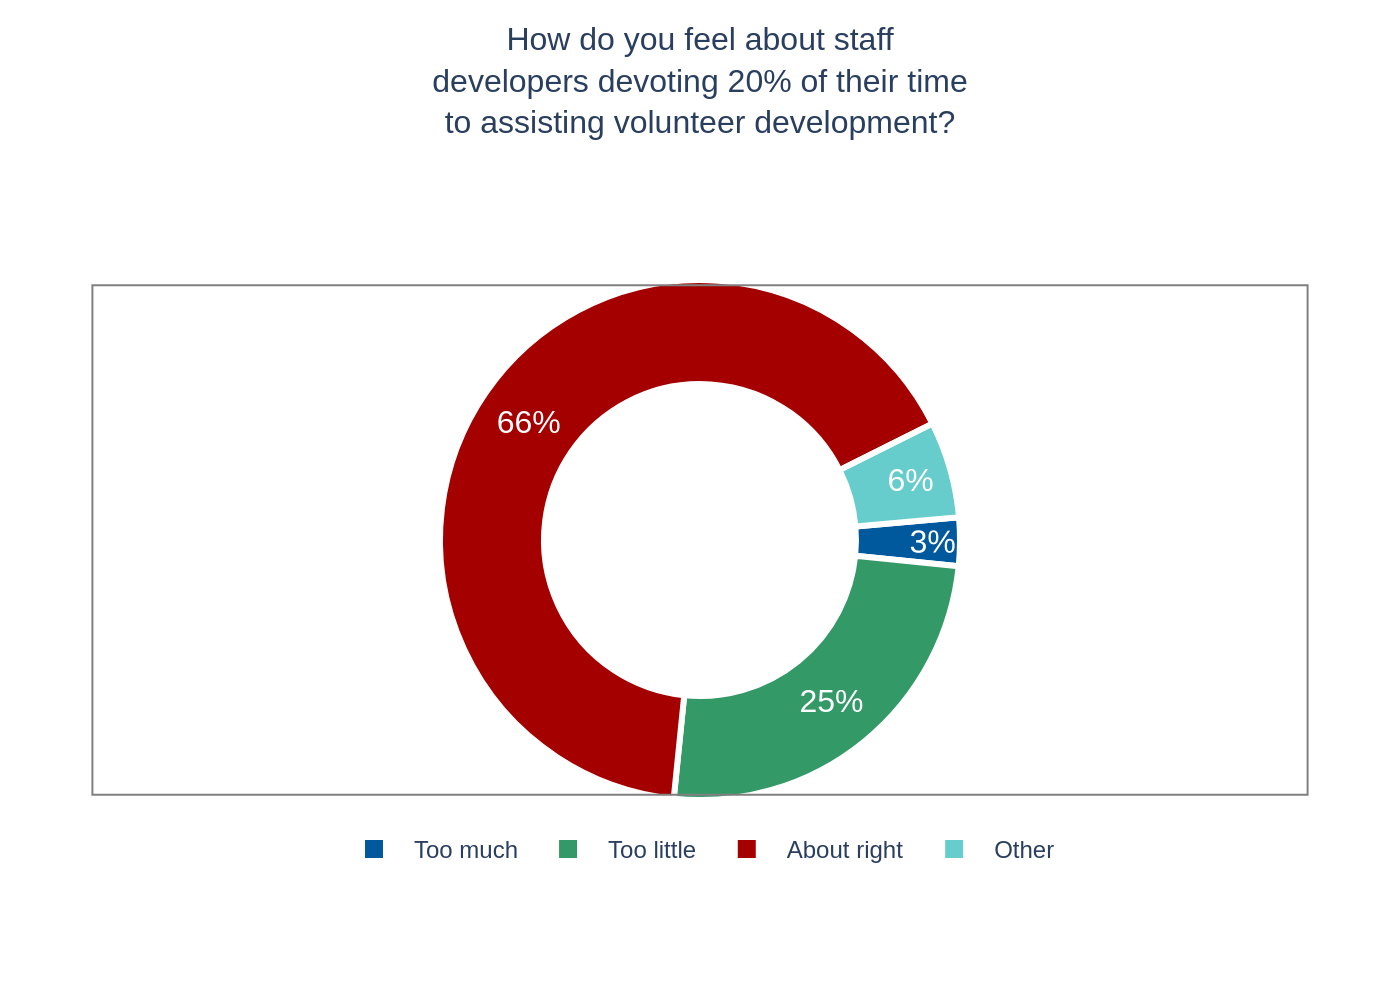

Python code for this plot:
import sys
import json
import os
import plotly.graph_objects as go

if len(sys.argv) != 2:
    print("Usage: python generate_chart.py <path_to_json_file>")
    sys.exit(1)

json_path = sys.argv[1]

try:
    with open(json_path, 'r', encoding='utf-8') as f:
        chart_info = json.load(f)
except FileNotFoundError:
    print(f"Error: JSON file not found at {json_path}")
    sys.exit(1)

chart_data = chart_info.get('chart_data', [])
texts = chart_info.get('texts', {})
colors = chart_info.get('colors', [])

labels = [d['category'] for d in chart_data]
values = [d['value'] for d in chart_data]

fig = go.Figure()

fig.add_trace(go.Pie(
    labels=labels,
    values=values,
    hole=0.6,
    marker=dict(
        colors=colors,
        line=dict(color='white', width=3)
    ),
    textinfo='percent',
    textfont=dict(color='white', size=16, family="Arial"),
    hoverinfo='label+percent',
    sort=False,
    direction='clockwise',
    rotation=85
))

fig.update_layout(
    title_text=texts.get('title'),
    title_x=0.5,
    title_y=0.95,
    title_font=dict(family="Arial", size=16),
    font=dict(family="Arial", size=12),
    showlegend=True,
    legend=dict(
        orientation='h',
        yanchor='bottom',
        y=-0.15,
        xanchor='center',
        x=0.5
    ),
    margin=dict(t=140, b=100, l=40, r=40),
    paper_bgcolor='white',
    plot_bgcolor='white',
    shapes=[
        dict(
            type="rect",
            xref="paper",
            yref="paper",
            x0=0.01,
            y0=0.01,
            x1=0.99,
            y1=0.99,
            line=dict(
                color="grey",
                width=1
            )
        )
    ]
)

base_filename = os.path.splitext(os.path.basename(json_path))[0]
output_filename = f"{base_filename}.png"

fig.write_image(output_filename, scale=2)

print(f"Chart saved to {output_filename}")
